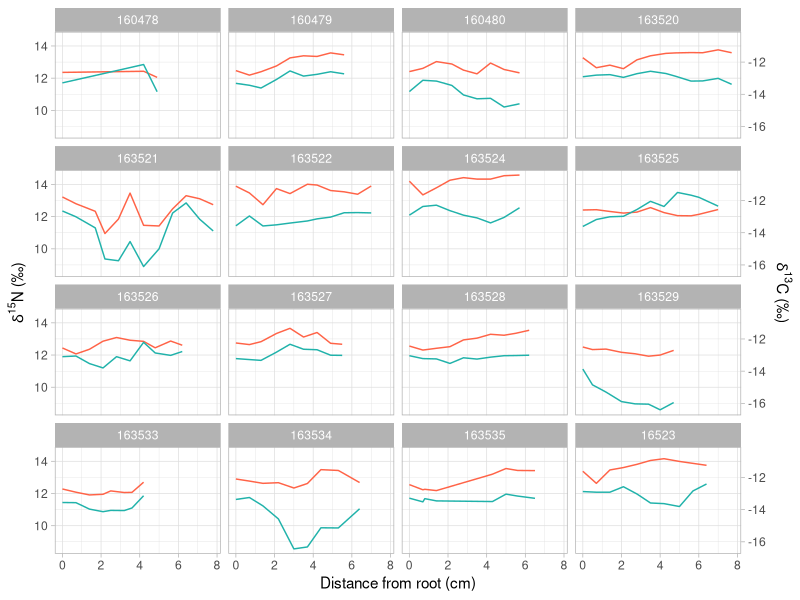
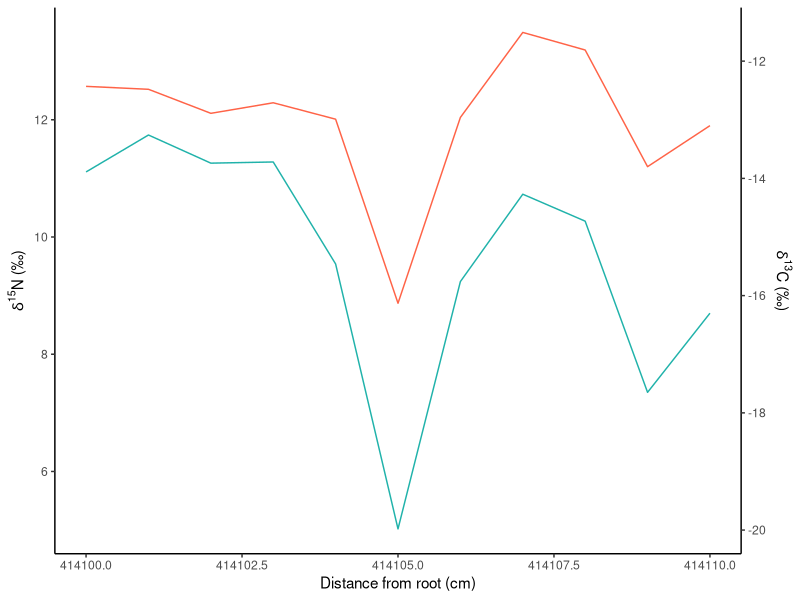

Recreate these plots in R, in order.
## ---- chunk 1
knitr::opts_chunk$set(echo = TRUE)
## ---- chunk 2
library(ggplot2)
library(dplyr)

#load whisker data
whisker <- read.csv("whiskers.csv")
whisker$OtterID<-as.character(whisker$OtterID)

## ---- chunk 3

# for right now, I want to separate 163532 because it is an odd otter
oddotter<- filter(whisker, OtterID=="163532")
whisker<- filter(whisker, OtterID != "163532")
## ---- chunk 4
ggplot(data=whisker) +
  geom_line(aes(x=distance, y=N), colour="tomato") +
  geom_line(aes(x=distance, y=C+25), colour="lightseagreen") +
  labs(x= "Distance from root (cm)", 
       y=expression(paste(delta^15, "N (\u2030)" )), 
       colour = "Isotope")  +
  scale_y_continuous(sec.axis = sec_axis(~.-25, 
       name = expression(paste(delta^13, "C (\u2030)" )))) +
  facet_wrap(vars(OtterID), nrow=5) +
  theme_light()
## ---- chunk 5

ggplot(data=oddotter) + theme_classic() +
  geom_line(aes(x=SIN, y=N), colour="tomato") +
  geom_line(aes(x=SIN, y=C+25), colour="lightseagreen") +
  labs(x= "Distance from root (cm)", 
       y=expression(paste(delta^15, "N (\u2030)" )), 
       colour = "Isotope")  +
  scale_y_continuous(sec.axis = sec_axis(~.-25, 
       name = expression(paste(delta^13, "C (\u2030)" ))))

